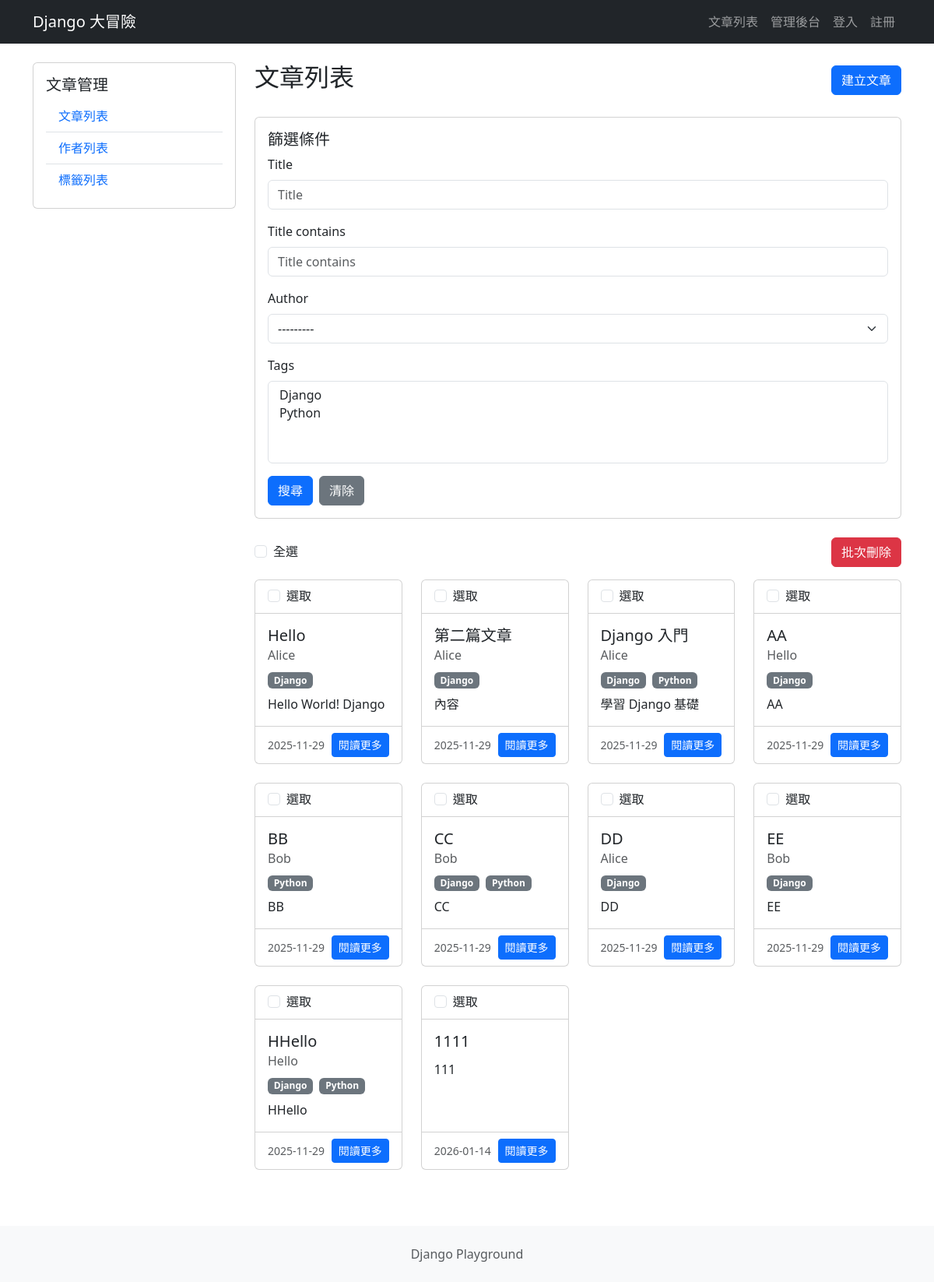
/blog/articles/, run on an earlier commit of the app's database.
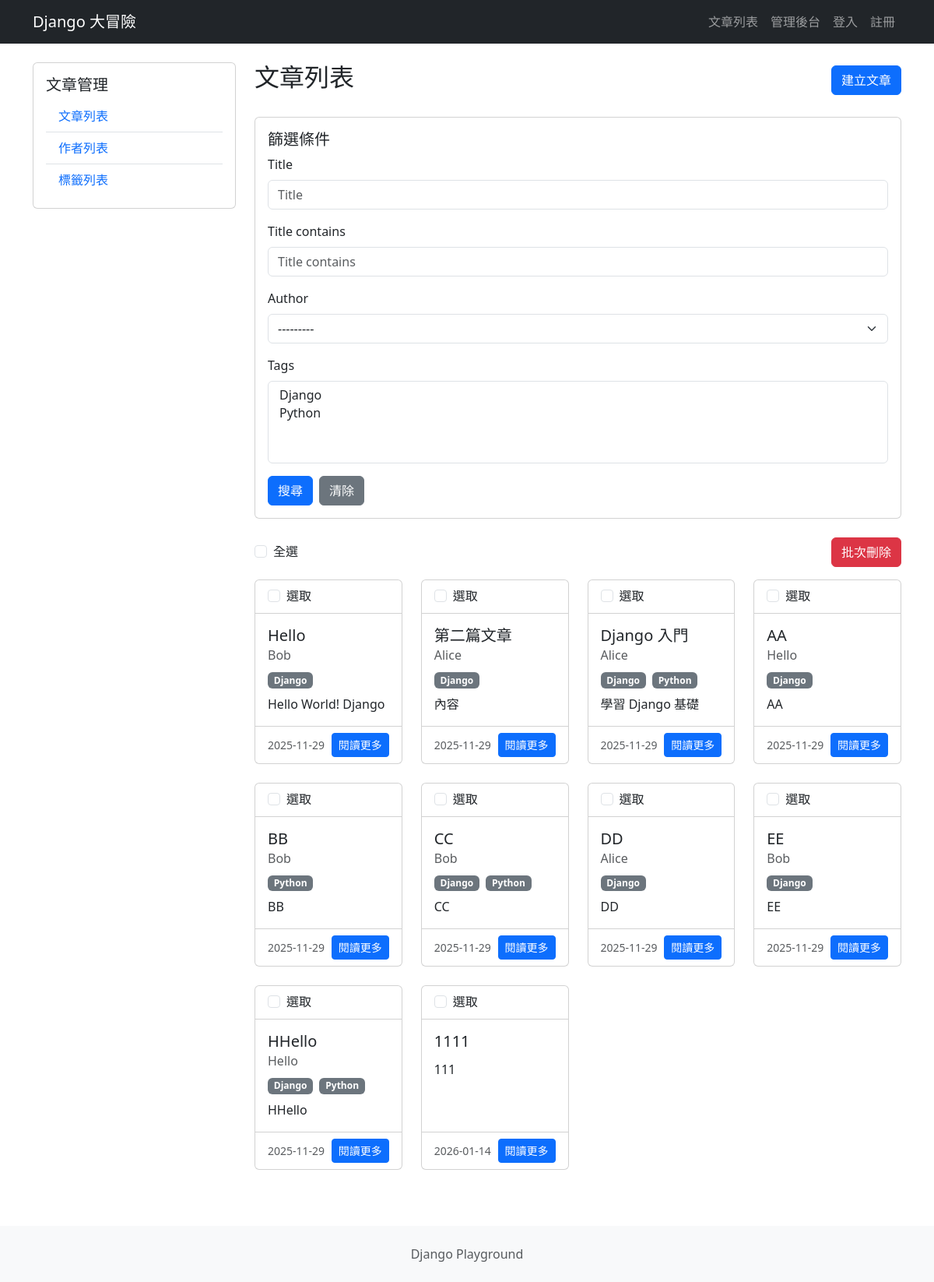
And on a later commit of the database.
### blog/models.py (models this page shows, shortened)
class Article(models.Model):
    title = models.CharField(max_length=200)
    content = models.TextField()
    created_at = models.DateTimeField(auto_now_add=True)
    updated_at = models.DateTimeField(auto_now=True)
    is_published = models.BooleanField(default=False)
    author = models.ForeignKey(  # ForeignKey外鍵會關聯到Author這張表
        Author,
        on_delete=models.CASCADE,  # 假設作者這筆資料被刪掉,文章就一起被刪掉
        related_name="articles",  # 反向的名字如何查詢,不寫也可以,Django 會自動命名為Default article
        null=True,
        blank=True,
    )
    tags = models.ManyToManyField(  # 多對多的關聯
        Tag,
        related_name="articles",  # 反向的名字如何查詢
        blank=True,
    )

class Author(models.Model):
    name = models.CharField(max_length=100)
    email = models.EmailField(unique=True)
    bio = models.TextField(blank=True)
    created_at = models.DateTimeField(auto_now_add=True)
    def __str__(self):
        return self.name

### blog/views.py (the view)
# urls.py: path("articles/", views.article_list, name="article_list"),
def article_list(request):
    filter_ = ArticleFilter(
        request.GET or None,  # 像初始化form的方式一樣初始化它
        queryset=Article.objects.select_related("author").prefetch_related("tags"),
    )
    return render(request, "blog/article_list.html", {"filter": filter_})

### blog/models.py (called while the page is built)
    def __str__(self):
        return self.name

### blog/templates/blog/article_list.html (shortened to what this page needs)
{% extends "blog/base.html" %}
{% load django_bootstrap5 %}
{% block extra_head %}
    <link rel="stylesheet"
          href="https://cdn.jsdelivr.net/npm/tom-select@2.4.3/dist/css/tom-select.bootstrap5.min.css">
{% endblock extra_head %}
{% block blog_content %}
    <div class="d-flex justify-content-between align-items-center mb-4">
        <h2>
            文章列表
        </h2>
        <a href="{% url 'blog:article_create' %}" class="btn btn-primary">
            建立文章
        </a>
    </div>
    <div class="card mb-4">
        <div class="card-body">
            <h5 class="card-title">
                篩選條件
            </h5>
            <form method="get">
                {% bootstrap_form filter.form %}
                <div class="d-flex gap-2">
                    {% bootstrap_button button_type="submit" content="搜尋" %}
                    <a href="{% url 'blog:article_list' %}" class="btn btn-secondary">清除</a>
                </div>
            </form>
        </div>
    </div>
    <form method="post" action="{% url "blog:article_bulk_delete" %}">
        <div class="d-flex justify-content-between align-items-center mb-3">
            <div class="form-check">
                <input type="checkbox" class="form-check-input" id="select-all-article">
                <label for="select-all-article">
                    全選
                </label>
            </div>
            <button type="submit" class="btn btn-danger">
                批次刪除
            </button>
        </div>
        <div class="row">
            {% for article in filter.qs %}
                {% include "blog/components/article_card.html" with show_check_box=True %}
            {% empty %}
                <div class="col-12">
                    <div class="alert alert-info">
                        沒有符合條件的文章
                    </div>
                </div>
            {% endfor %}
        </div>
    </form>
{% endblock blog_content %}

### blog/templates/blog/components/article_card.html (shortened to what this page needs)
<div class="col-12 col-sm-6 col-md-6 col-lg-4 col-xl-3 mb-4">
    <div class="card h-100">
        {% if show_check_box|default:False %}
            <div class="card-header bg-transparent">
                <div class="form-check">
                    <input class="form-check-input article-checkbox"
                           type="checkbox"
                           name="article_ids"
                           value="{{ article.id }}"
                           id="article-checkbox-{{ article.id }}">
                    <label class="form-check-label" for="article-checkbox-{{ article.id }}">
                        選取
                    </label>
                </div>
            </div>
        {% endif %}
        <div class="card-body d-flex flex-column">
            <h5 class="card-title">
                {{ article.title }}
            </h5>
            <h6 class="card-subtitle mb-2 text-muted">
                {{ article.author.name }}
            </h6>
            {% if article.tags.exists %}
                <div class="mb-2">
                    {% for tag in article.tags.all %}
                        <span class="badge bg-secondary me-1">{{ tag.name }}</span>
                    {% endfor %}
                </div>
            {% endif %}
            <p class="card-text flex-grow-1">
                {{ article.content|truncatewords:30 }}
            </p>
        </div>
        <div class="card-footer bg-transparent">
            <div class="d-flex justify-content-between align-items-center">
                <small class="text-muted">
                    {{ article.created_at|date:"Y-m-d" }}
                </small>
                <a href="{% url 'blog:article_detail' article.id %}"
                   class="btn btn-primary btn-sm">
                    閱讀更多
                </a>
            </div>
        </div>
    </div>
</div>

What changed in the data, as far as the page shows it:
changed Article "Hello World! Django": author.name "Alice" → "Bob"
